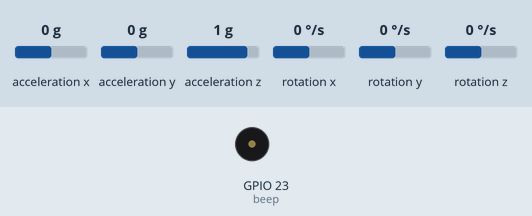
Simulated run of this sketch. Board: ESP32. Parts: buzzer (waves = sounding, pin HIGH). Wiring (inferred from the names in the program): MPU-6050 motion sensor at I2C address 0x68. The test bench sets the inputs (shaded band); at power-on: acceleration x 0 g, acceleration y 0 g, acceleration z 1 g, rotation x 0 °/s, rotation y 0 °/s, rotation z 0 °/s. What the sketch prints to the serial monitor is not drawn.

Above: at 0.0 s.
At 1.85 s:
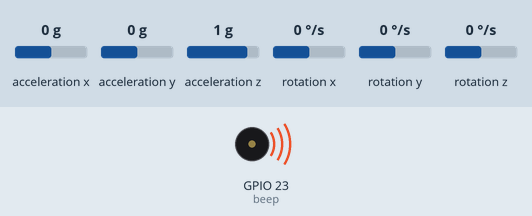
Timing chart, 0 to 12.0 s (numbered marks = the images above):
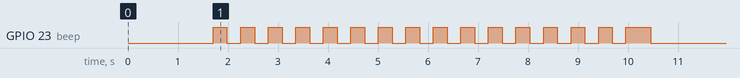

The sketch:

Main.ino
```cpp
#include "functions.h"
#include "IMU.h"
#include "UART.h"

class Line {
  private:
    int16_t last_field_line_angle = 0;
    int16_t last_line_angle = 0;
    static constexpr int16_t AVOID_LINE_SPEED = 500;
    static constexpr int16_t BORDER_OVER_LINE = 130;

    bool over_line = false;

  public:
    int16_t serial_angle;

    int getFieldLineAngle(int16_t line_angle) {
      int16_t field_line_angle;
      if (line_angle == 400) {
        field_line_angle = over_line == true ? last_field_line_angle : 400; // もしラインを超えてたら、戻る
      }
      else if (line_angle == 500) {
        field_line_angle = last_field_line_angle; // last_field_line_angleが400の時は諦め
      }
      else {
        if (last_line_angle != 400 && last_line_angle != 500 && abs(angleDiff(line_angle, last_line_angle)) > BORDER_OVER_LINE) {  // もし中央を跨いだら
          over_line = over_line == true ? false : true; // 前との逆の値を入れる
        }

        field_line_angle = over_line == true ? line_angle : line_angle + 180;
        field_line_angle = wrap180(field_line_angle);
      }

      last_line_angle = line_angle;
      last_field_line_angle = field_line_angle;


      serial_angle = field_line_angle;  //////////////////////////////
      return field_line_angle;
    }

    Vector cancelV(int16_t field_line_angle, Vector cancel_v) {
      int16_t len_cancel_v = lenV(cancel_v, field_line_angle + 180);
      if (len_cancel_v > 0) { // field_line_angle側にベクトルがある時は正、ない時は負になる
        return makeV(field_line_angle, len_cancel_v);
      }
      else {
        return {0, 0};
      }
    }

    Vector lineV(int16_t line_angle, Vector cancel_v) {
      int16_t field_line_angle = getFieldLineAngle(line_angle);
      if (field_line_angle == 400) {
        return {0, 0};
      }
      else {
        Vector line_v = makeV(reverseAngle(field_line_angle), AVOID_LINE_SPEED);
        Vector canceled_v = cancelV(reverseAngle(field_line_angle), cancel_v);
        return addV(line_v, canceled_v);


        // Vector line_v = makeV(reverseAngle(field_line_angle), line_distance * 3);
        // Vector canceled_v = cancelV(reverseAngle(field_line_angle), cancel_v);
        // return addV(line_v, canceled_v);
      }
    }
};

class Ball {
  private:
    static constexpr int16_t BALL_SPEED = 500;
    static constexpr uint8_t KdigDis[17] = {0, 0, 0, 20, 20, 20, 30, 60, 60, 90, 90, 90, 90, 90, 90, 90, 90};
  public:
    Vector ballV(int16_t ball_angle, int16_t ball_distance) {
      Vector ball_v;

      if (ball_angle == 400) {
        ball_v = {0, 0};
      }
      else {
        if (abs(convertAngle(ball_angle)) < 45) {
          // ball_v = makeV(reverseAngle(convertAngle(ball_angle) * 1.3), BALL_SPEED);
          Vector ball_vx = makeV(0, convertAngle(ball_angle) * 15);
          Vector ball_vy = makeV(90, abs(20 - convertAngle(ball_angle)) * 30);
          ball_v = addV(ball_vx, ball_vy);
        }
        else {
          int lr = convertAngle(ball_angle) > 0 ? 1 : -1;
          ball_v = makeV(reverseAngle(convertAngle(ball_angle) + KdigDis[ball_distance] * lr), BALL_SPEED);

        }
        // ball_v = makeV(0, convertAngle(ball_angle) * 10);
      }

      return ball_v;
    }
};

class Field {
  private:
    static constexpr int16_t X_MIN_FIELD = 1200;
    static constexpr int16_t Y_MIN_FIELD = 1800;

    int16_t last_position_x;
    int16_t last_position_y;
  public:
    int16_t position_x;
    int16_t position_y;

    void getFeildPosition(int echo_right, int echo_left, int echo_plus, int echo_minus, int move_x, int move_y, int angle) {  // 中央が0,0
      int echo_sum_x = echo_right + echo_left;
      int echo_sum_y = echo_plus + echo_minus;

      if (echo_sum_x >= X_MIN_FIELD) {
        position_x = (echo_sum_x / 2) - echo_right;  // 座標を返す
        last_position_x = position_x;  // 座標を返す
      }
      else {
        position_x = move_x + last_position_x;
      }
    }
};

Gyro gyro;
Ball ball;
Line line;
Data data;

UART uart;

class Attack {
  public:
    enum Behavior {
      BALL_CHASE = 0,
      SHOOT,
      STOP,
      OFF
    };

  private:
    // Gyro my_gyro;
    // Ball my_ball;
    // Line my_line;

    Behavior behavior = OFF;

    Vector attack_v;
    int attack_rotate;

    struct AttackData {
      Vector v;
      int rotate;
    };

  public:
    void initAttack() {
      gyro.initGyro();
    }

    void setBehavior(Behavior b) {
      behavior = b;
    }

    void updateAttack() {
      switch (behavior) {
        case BALL_CHASE:
          ballChase();
          break;

        case SHOOT:
          shoot();
          break;

        case STOP:
          stop();
          break;

        case OFF:
          off();
          break;
      }
    }

    AttackData getAttackData() {
      return {attack_v, attack_rotate};
    }

    // AttackData main_data;

  private:
    static constexpr uint16_t MAX_SPEED = 700;

    void ballChase() {
      Vector ball_v = ball.ballV(data.dp.ball_angle, data.dp.ball_distance);
      Vector line_v = line.lineV(data.dp.line_angle, ball_v);
      attack_v = assembleV(line_v, ball_v, MAX_SPEED);

      attack_rotate = gyro.controlAngle(0);
    }

    void shoot() {

    }

    void stop() {
      attack_v = {0, 0};
      attack_rotate = gyro.controlAngle(0);
    }

    void off() {
      attack_v = {0, 0};
      attack_rotate = 0;
    }
};

Attack attack;


const int8_t beep = 23;

void setup() {
  pinMode(beep, OUTPUT);
  attack.initAttack();
  uart.initUART();
}

void loop() {
  uart.updateUART(); // 受信
  data.updateData();

  attack.setBehavior(Attack::BALL_CHASE);
  attack.updateAttack();

  uart.updateUART(); // 送信

  Serial.println(data.dp.line_angle);
}
```

IMU.h
```cpp
#pragma once

#include <Wire.h>
#include <math.h>

// // Core0で更新されるZ軸角度を他のファイルから参照可能に
// extern volatile float angleZ; // angleZは右が-、左が+
// // extern float dpsX, dpsY, dpsZ;


// void initIMU();
// void IMU();
float rotatePID(int mode, int target_angle);

class Gyro {
  private:
    float Kp = 10.0;
    float Kd = 0.1;

  public:
    void initGyro();
    void updateGyro();
    float getAngle();
    float getDps();
    int controlAngle(int target_angle);
};
```

IMU.ino
```cpp
#include <Arduino.h>
#include <Wire.h>
#include <math.h>

// MPU6050 レジスタ定義
#define MPU6050_ADDR         0x68
#define MPU6050_SMPLRT_DIV   0x19
#define MPU6050_CONFIG       0x1A
#define MPU6050_GYRO_CONFIG  0x1B
#define MPU6050_ACCEL_CONFIG 0x1C
#define MPU6050_PWR_MGMT_1   0x6B
#define MPU6050_WHO_AM_I     0x75

// グローバル共有角度変数（volatileにして排他制御）
volatile float angleX = 0.0f;
volatile float angleY = 0.0f;
volatile float angleZ = 0.0f;

portMUX_TYPE mux = portMUX_INITIALIZER_UNLOCKED; // 排他制御用

TaskHandle_t mpuTaskHandle = NULL;

// MPU6050へ書き込み
void writeMPU6050(uint8_t reg, uint8_t data) {
  Wire.beginTransmission(MPU6050_ADDR);
  Wire.write(reg);
  Wire.write(data);
  Wire.endTransmission();
}

// MPU6050から1バイト読み込み
uint8_t readMPU6050(uint8_t reg) {
  Wire.beginTransmission(MPU6050_ADDR);
  Wire.write(reg);
  Wire.endTransmission(false);
  Wire.requestFrom(MPU6050_ADDR, (uint8_t)1, (bool)true);
  return Wire.read();
}

// MPU6050接続確認
// bool checkMPU6050() {
//   return (readMPU6050(MPU6050_WHO_AM_I) == 0x68);
// }
bool checkMPU6050() {
  uint8_t id = readMPU6050(MPU6050_WHO_AM_I);
  Serial.print("WHO_AM_I = 0x");
  Serial.println(id, HEX);
  return (id == 0x68 || id == 0x70);
}


float dpsX, dpsY, dpsZ;

// Core0で動くタスク：MPU6050読み取り＆角度計算
void mpuTask(void* parameter) {

  // キャリブレーション用オフセット変数
  double offsetX = 0.0, offsetY = 0.0, offsetZ = 0.0;
  double gyro_angle_x = 0.0, gyro_angle_y = 0.0, gyro_angle_z = 0.0;
  float acc_angle_x = 0.0f, acc_angle_y = 0.0f;

  unsigned long preMicros = micros();

  // キャリブレーション（3000回読み込み）
  Serial.println("MPU6050 Calibration Start");
  for (int i = 0; i < 3000; i++) {
    Wire.beginTransmission(MPU6050_ADDR);
    Wire.write(0x3B); // 加速度センサデータ開始レジスタ
    Wire.endTransmission(false);
    Wire.requestFrom(MPU6050_ADDR, (uint8_t)14, (bool)true);

    // 生データ読み込み
    int16_t raw_acc_x = Wire.read() << 8 | Wire.read();
    int16_t raw_acc_y = Wire.read() << 8 | Wire.read();
    int16_t raw_acc_z = Wire.read() << 8 | Wire.read();
    Wire.read(); Wire.read(); // 温度スキップ
    int16_t raw_gyro_x = Wire.read() << 8 | Wire.read();
    int16_t raw_gyro_y = Wire.read() << 8 | Wire.read();
    int16_t raw_gyro_z = Wire.read() << 8 | Wire.read();

    // ジャイロ角速度をdpsに変換（±500dpsレンジで65.5 LSB/dps）
    dpsX = ((float)raw_gyro_x) / 16.4;
    dpsY = ((float)raw_gyro_y) / 16.4;
    dpsZ = ((float)raw_gyro_z) / 16.4;

    offsetX += dpsX;
    offsetY += dpsY;
    offsetZ += dpsZ;

    if (i % 1000 == 0) Serial.print(".");
    vTaskDelay(1 / portTICK_PERIOD_MS); // 1ms待つ


    if ((i / 100) % 2 == 0) { ////////////////////////////////////////////////////////////////////////
      digitalWrite(beep, HIGH);
    }
    else {
      digitalWrite(beep, LOW);
    }

  }
  digitalWrite(beep, HIGH);///////////////////////////////////////////////////////////////////////////////////
  delay(500);
  digitalWrite(beep, LOW);  //////////////////////////////////////////////////////////////////////////////////

  offsetX /= 3000.0;
  offsetY /= 3000.0;
  offsetZ /= 3000.0;
  Serial.println(" Calibration done.");

  while (true) {
    // 14バイトのセンサデータをI2Cから読み込み
    Wire.beginTransmission(MPU6050_ADDR);
    Wire.write(0x3B);
    Wire.endTransmission(false);
    Wire.requestFrom(MPU6050_ADDR, (uint8_t)14, (bool)true);

    int16_t raw_acc_x = Wire.read() << 8 | Wire.read();
    int16_t raw_acc_y = Wire.read() << 8 | Wire.read();
    int16_t raw_acc_z = Wire.read() << 8 | Wire.read();
    Wire.read(); Wire.read(); // 温度スキップ
    int16_t raw_gyro_x = Wire.read() << 8 | Wire.read();
    int16_t raw_gyro_y = Wire.read() << 8 | Wire.read();
    int16_t raw_gyro_z = Wire.read() << 8 | Wire.read();

    // 加速度センサの値をGに変換
    float acc_x = (float)raw_acc_x / 16384.0f;
    float acc_y = (float)raw_acc_y / 16384.0f;
    float acc_z = (float)raw_acc_z / 16384.0f;

    // 加速度から角度計算
    acc_angle_y = atan2(acc_x, acc_z + fabs(acc_y)) * 180.0f / PI;
    acc_angle_x = atan2(acc_y, acc_z + fabs(acc_x)) * -180.0f / PI;

    // ジャイロ角速度をdpsに変換
    dpsX = (float)raw_gyro_x / 16.4f;
    dpsY = (float)raw_gyro_y / 16.4f;
    dpsZ = (float)raw_gyro_z / 16.4f;

    // 時間差計算
    unsigned long now = micros();
    float dt = (now - preMicros) / 1000000.0f;
    preMicros = now;

    // ジャイロ角度積分
    gyro_angle_x += (dpsX - offsetX) * dt;
    gyro_angle_y += (dpsY - offsetY) * dt;
    gyro_angle_z += (dpsZ - offsetZ) * dt;

    // 相補フィルタで角度融合
    float angle_x = 0.996f * gyro_angle_x + 0.004f * acc_angle_x;
    float angle_y = 0.996f * gyro_angle_y + 0.004f * acc_angle_y;
    float angle_z = gyro_angle_z;

    gyro_angle_x = angle_x;
    gyro_angle_y = angle_y;
    gyro_angle_z = angle_z;

    // 排他制御してグローバル変数更新
    portENTER_CRITICAL(&mux);
    angleX = angle_x;
    angleY = angle_y;
    angleZ = angle_z;  // =======================================================
    portEXIT_CRITICAL(&mux);

    vTaskDelay(10 / portTICK_PERIOD_MS); // 約100Hzで更新

    //////////////////////////////////////
    // // --- XY移動加速度の計算 ------------------------
    // // acc_x, acc_y, acc_z はすでにある

    // // ラジアンに変換
    // float radX = angleX * PI / 180.0f;
    // float radY = angleY * PI / 180.0f;
    // float radZ = angleZ * PI / 180.0f;

    // // 1. 重力成分（G）を姿勢角から計算
    // float gx = -sin(radY);
    // float gy =  sin(radX);
    // float gz =  cos(radX) * cos(radY);

    // // 2. 実加速度（重力を引いた値）
    // float ax_real = acc_x - gx;
    // float ay_real = acc_y - gy;
    // float az_real = acc_z - gz;

    // // 3. XY平面の加速度にする（必要ならZ軸回転）
    // float ax_world = ax_real * cos(radZ) - ay_real * sin(radZ);
    // float ay_world = ax_real * sin(radZ) + ay_real * cos(radZ);
    // Serial.print(ax_world * 100);
    // Serial.print(" : ");
    // Serial.println(ay_world * 100);
    // // --- ax_world, ay_world が「地面座標のXY加速度」 ---
  }
}

void Gyro::initGyro() {
  // Serial.begin(115200);
  Wire.begin(21, 22, 400000); // SDA, SCL, 400kHz
  delay(500);
  // MPU6050初期化（電源管理レジスタのスリープ解除）
  writeMPU6050(MPU6050_GYRO_CONFIG, 0x18);   //±2000dps
  delay(100);
  writeMPU6050(MPU6050_PWR_MGMT_1, 0x00);  // スリープ解除
  delay(100);

  if (!checkMPU6050()) {
    Serial.println("MPU6050 not found!");
    while (1) delay(100);
  }

  // センサ設定
  writeMPU6050(MPU6050_SMPLRT_DIV, 0x00);    // サンプルレート設定（1kHz）
  writeMPU6050(MPU6050_CONFIG, 0x00);        // DLPF無効
  writeMPU6050(MPU6050_GYRO_CONFIG, 0x18);   // ジャイロ±500dps
  writeMPU6050(MPU6050_ACCEL_CONFIG, 0x00);  // 加速度±2g

  delay(1000);
  // Core0にMPU読み取り＋角度計算タスクを作成
  xTaskCreatePinnedToCore(
    mpuTask,           // タスク関数
    "MPU6050_Task",    // 名前
    4096,              // スタックサイズ（バイト）
    NULL,              // パラメータ
    1,                 // 優先度
    &mpuTaskHandle,    // タスクハンドル
    0                  // Core0に割り当て
  );
}

void Gyro::updateGyro() {
  float localX, localY, localZ;
  portENTER_CRITICAL(&mux);
  localX = angleX;
  localY = angleY;
  localZ = angleZ;
  portEXIT_CRITICAL(&mux);

  // Serial.printf("AngleX: %.2f, AngleY: %.2f, AngleZ: %.2f\n", localX, localY, localZ);
  // delay(1);
}

float Gyro::getAngle() {  // -180から180に正規化
  float result = -angleZ;
  while (result > 180) result -= 360;
  while (result < -180) result += 360;
  return result;
}

float Gyro::getDps() {
  return dpsZ;
}

int Gyro::controlAngle(int target_angle) {
  float error = -((float)target_angle - getAngle());

  int output = Kp * error - Kd * getDps();
  return output;
}

// float Kp = 14, Ki = 0, Kd = 0.5; //dは角速度をそのまま使用しているため、シビア P:4.5,  D:0.52
// float prevError = 0;
// unsigned long prevTime = 0;
// float integral = 0;

// float camera_Kp = 1.5, camera_Kd = 0; //dは角速度をそのまま使用しているため、シビア P:4.5,  D:0.52

// float rotatePID(int mode, int target_angle) {
//   float error;
//   if (mode == 0) {
//     error = -target_angle - angleZ;
//     while(error < -180) error += 360;
//     while(error > 180) error -= 360;
//     //I
//     integral += error;
//     float scale = 1.0;
//     if (abs(error) < 20)  scale = 0.5;

//     float output = Kp * error + Ki * integral - Kd * dpsZ * scale;
//     if (abs(output) < 10)  output = 0;
//     return output;
//   }
//   else if (mode == 1) {
//     error = target_angle;
//     while(error < -180) error += 360;
//     while(error > 180) error -= 360;
//     //I
//     integral += error;
//     float scale = 1.0;
//     if (abs(error) < 20)  scale = 0.5;

//     float output = camera_Kp * error - camera_Kd * dpsZ * scale;
//     if (abs(output) < 10)  output = 0;
//     return -output;
//   }
// }
```

UART.ino
```cpp
#include <Arduino.h>
#include "UART.h"

// ToHub to_hub;

// FromHub from_hub;
// FromHub data_hub;

// FromSub from_sub;
// FromSub data_sub;

void UART::initUART() {
  Serial.begin(115200);
  Serial1.begin(115200, SERIAL_8N1, 16, 17);
  Serial2.begin(115200, SERIAL_8N1, 18, 19);
}

void UART::updateUART() {
  if (readPacket(Serial2, from_sub) == READ_OK) {
    // data_sub = from_sub;
    data.dp.ball_angle = from_sub.ball_angle;
    data.dp.ball_distance = from_sub.ball_distance;
    data.dp.line_angle = from_sub.line_angle;
    data.dp.line_distance = from_sub.line_distance;
  }

  if (readPacket(Serial1, from_hub) == READ_OK) {
    // data_hub = from_hub;
    data.dp.vx = from_hub.vx;
    data.dp.vy = from_hub.vy;
    data.dp.move_x = from_hub.move_x;
    data.dp.move_y = from_hub.move_y;

    data.dp.echo_0 = from_hub.echo_0;
    data.dp.echo_1 = from_hub.echo_1;
    data.dp.echo_2 = from_hub.echo_2;
    data.dp.echo_3 = from_hub.echo_3;
    data.dp.echo_4 = from_hub.echo_4;
    data.dp.echo_5 = from_hub.echo_5;
    data.dp.echo_6 = from_hub.echo_6;
    data.dp.echo_7 = from_hub.echo_7;

    data.dp.id = from_hub.id;
    data.dp.ack = from_hub.ack;
    data.dp.content_id = from_hub.content_id;
    data.dp.content = from_hub.content;
  }


  to_hub.vx = attack.getAttackData().v.x;
  to_hub.vy = attack.getAttackData().v.y;
  to_hub.omega = attack.getAttackData().rotate;

  to_hub.content = from_sub.line_angle;

  sendPacket(Serial1, to_hub);
}

void Data::updateData() {
  dp.robot_angle = gyro.getAngle();
}
```

functions.h
```cpp
struct Vector {
  float x;
  float y;
};

Vector makeV(float deg, float speed) {  //角度と速さからベクトルを作る
  Vector v;
  float rad = deg * M_PI / 180.0;
  v.x = cos(rad) * speed;
  v.y = sin(rad) * speed;
  return v;
}

// float getCom(Vector v, float deg) {
//   float rad = deg * PI / 180.0f;
//   return v.x * cos(rad) + v.y * sin(rad);
// }


Vector addV(Vector a, Vector b) {  //ベクトルの足し算
  Vector result;
  result.x = a.x + b.x;
  result.y = a.y + b.y;
  return result;
}

Vector assembleV(Vector a, Vector b, float max_len) {
  float len_a = sqrt(a.x*a.x + a.y*a.y);

  if (len_a >= max_len) return a;

  float remain = max_len - len_a;

  float len_b = sqrt(b.x*b.x + b.y*b.y);

  if (len_b <= remain) return addV(a, b);

  float scale = remain / len_b;

  Vector result;
  result.x = a.x + b.x * scale;
  result.y = a.y + b.y * scale;

  return result;
}

Vector normalizeV(Vector v) { // 正規化（単位ベクトル化）
  float len = sqrt(v.x * v.x + v.y * v.y);
  if (len == 0) return {0, 0};
  return { v.x / len, v.y / len };
}

Vector changeLenV(Vector v, int len_v) {
  float len = sqrt(v.x * v.x + v.y * v.y);
  if (len == 0) return {0, 0};
  return { v.x / len * len_v, v.y / len * len_v };
}

float lenV(Vector v, int deg) { // vのdeg方向のベクトルの大きさを調べる
  float rad = deg * PI / 180.0f;
  float dir_x = cos(rad);
  float dir_y = sin(rad);

  float result = v.x * dir_x + v.y * dir_y;
  return result;
}

int angleDiff(int a, int b) {
  int d = a - b;
  while (d > 180) d -= 360;
  while (d < -180) d += 360;
  return d;
}

// -180〜180 に正規化
float wrap180(float angle) {
  angle = fmod(angle + 180.0, 360.0);
  if (angle < 0) angle += 360.0;
  return angle - 180.0;
}

// 0〜360 に正規化
float wrap360(float angle) {
  angle = fmod(angle, 360.0);
  if (angle < 0) angle += 360.0;
  return angle;
}

// 元 → 変換後
float convertAngle(float theta) {
  return wrap180(90.0 - theta);
}

// 逆変換
float reverseAngle(float theta_p) {
  return wrap360(90.0 - theta_p);
}
```

Source omitted: UART.h (6892 bytes)

Measured:
- by itself, GPIO 23 (beep): goes 15 × (HIGH 0.27 s, LOW 0.28 s), HIGH 0.50 s, then LOW
